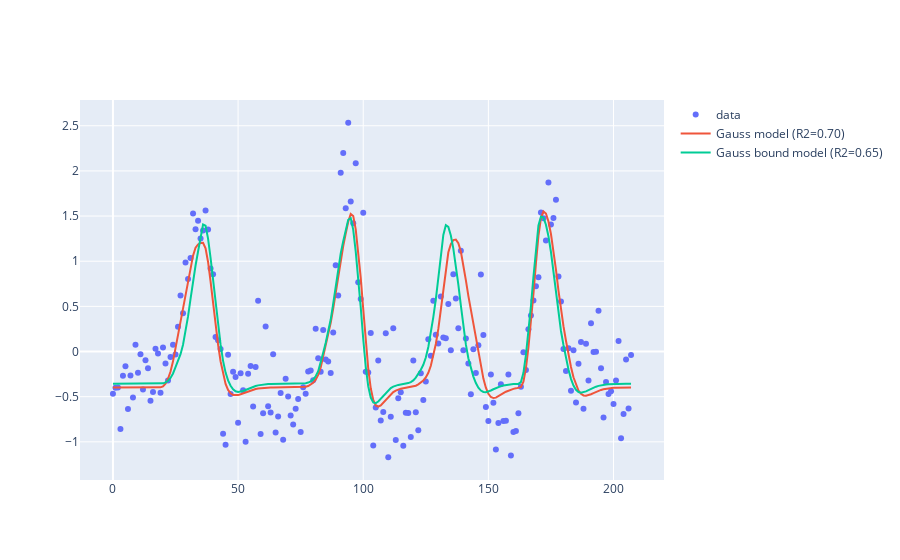

The code cell stored with this chart in its notebook:
### Code cell
num_vert = 9
import plotly.graph_objects as go
fig = go.Figure()
fig.add_trace(go.Scatter(y=data_fsnative_[:,num_vert], name='data', mode='markers'))
fig.add_trace(go.Scatter(y=gauss_pred_mat[:,num_vert], name='Gauss model (R2={:1.2f})'.format(gauss_fit_mat[num_vert,-1])))
fig.add_trace(go.Scatter(y=gauss_pred_mat2[:,num_vert], name='Gauss bound model (R2={:1.2f})'.format(gauss_fit_mat2[num_vert,-1])))
fig.show()

### Figure 1 — Plotly figure (JSON) as saved in the notebook; plotly's stock layout.template omitted (floating-point values rounded to 4 significant figures; data arrays with more than 128 entries replaced by an {"elided": "..."} marker saying what was removed)
{"data": [{"mode": "markers", "name": "data", "type": "scatter", "y": {"elided": "208 float values"}}, {"name": "Gauss model (R2=0.70)", "type": "scatter", "y": {"elided": "208 float values"}}, {"name": "Gauss bound model (R2=0.65)", "type": "scatter", "y": {"elided": "208 float values"}}], "layout": {"autosize": true, "xaxis": {"autorange": true, "range": [-13.79, 220.8]}, "yaxis": {"autorange": true, "range": [-1.476, 2.839], "type": "linear"}}}
